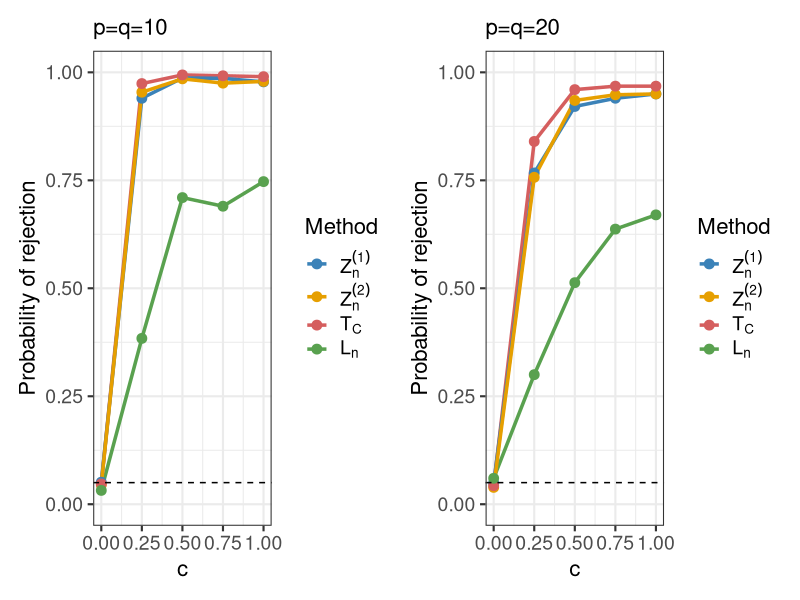
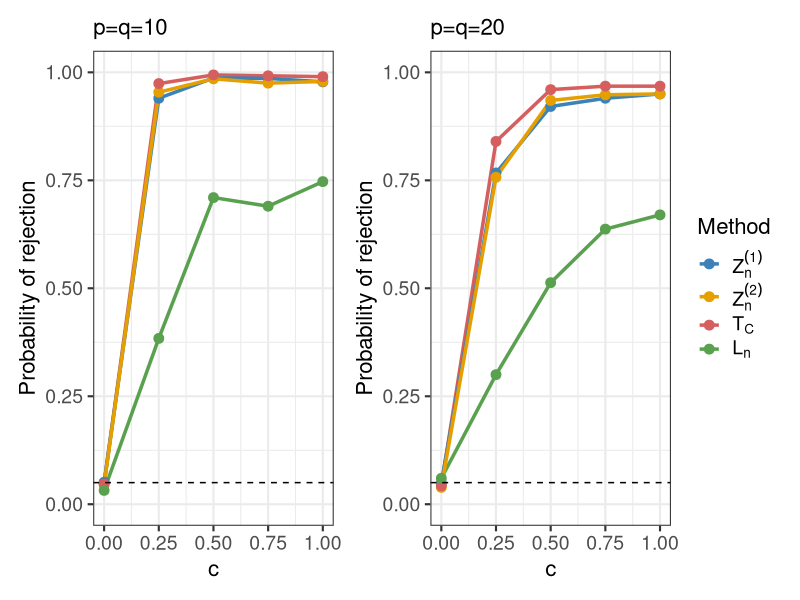

Generate these figures, in order, with R:
library(ggplot2)
library(patchwork)

df <- data.frame(
  c = rep(c(0, 0.25, 0.5, 0.75, 1), times = 8),
  value = c(
    # n=800, d=s=10：Z1, Z2, CCT, Ln
    0.051, 0.940, 0.987, 0.986, 0.978,
    0.045, 0.954, 0.985, 0.975, 0.979,
    0.047, 0.974, 0.994, 0.992, 0.990,
    0.032, 0.384, 0.710, 0.690, 0.747,
    
    # n=800, d=s=20：Z1, Z2, CCT, Ln
    0.049, 0.767, 0.921, 0.940, 0.950,
    0.039, 0.757, 0.935, 0.948, 0.950,
    0.043, 0.840, 0.960, 0.968, 0.968,
    0.060, 0.300, 0.513, 0.637, 0.670
  ),
  Method = rep(c("Z1", "Z2", "Tc", "Ln"), each = 5, times = 2),
  scenario = rep(c("d10", "d20"), each = 20)
)

# ==============================
# 字体大小参数
# ==============================
base_size        <- 16  # theme_bw 的基础字体大小
title_size       <- 16  # 子图标题字体大小
axis_title_size  <- 16  # 横纵坐标标题字体大小
axis_text_size   <- 14  # 坐标轴刻度字体大小
legend_text_size <- 14  # 图例文字字体大小
legend_title_size <- 16 # 图例标题字体大小


# my_cols <- c(
#   "Z1" = "#00BFC4",
#   "Z2" = "#E69F00",
#   "Tc" = "#F8766D"
# )

my_cols <- c(
  "Z1" = "#3B82B8",
  "Z2" = "#E69F00",
  "Tc" = "#D55E5E",
  "Ln" = "#59A14F"
)



# ==============================
# d=10 图
# ==============================
p1 <- ggplot(subset(df, scenario == "d10"),
             aes(x = c, y = value, color = Method)) +
  geom_line(linewidth = 1.2) +
  geom_point(size = 3) +
  scale_color_manual(
    values = my_cols,
    breaks = c("Z1", "Z2", "Tc", "Ln"),
    labels = c(
      expression(Z[n]^{(1)}),
      expression(Z[n]^{(2)}),
      expression(T[C]),
      expression(L[n])
    )
  )+
  geom_hline(yintercept = 0.05, linetype = "dashed") +
  scale_x_continuous(breaks = c(0, 0.25, 0.5, 0.75, 1)) +
  scale_y_continuous(limits = c(0, 1)) +
  labs(
    x = "c",   
    y = "Probability of rejection",
    title = "p=q=10"
  ) +
  theme_bw(base_size = base_size) +
  theme(
    plot.title   = element_text(size = title_size),        # 子图标题
    axis.title   = element_text(size = axis_title_size),   # 横纵坐标标题
    axis.text    = element_text(size = axis_text_size),    # 坐标轴刻度
    legend.text  = element_text(size = legend_text_size),  # 图例文字
    legend.title = element_text(size = legend_title_size)  # 图例标题
    # panel.grid = element_blank()   # 去掉网格线
    
  )

# ==============================
# d=20 图
# ==============================
p2 <- ggplot(subset(df, scenario == "d20"),
             aes(x = c, y = value, color = Method)) +
  geom_line(linewidth = 1.2) +
  geom_point(size = 3) +
  scale_color_manual(
    values = my_cols,
    breaks = c("Z1", "Z2", "Tc", "Ln"),
    labels = c(
      expression(Z[n]^{(1)}),
      expression(Z[n]^{(2)}),
      expression(T[C]),
      expression(L[n])
    )
  ) +
  geom_hline(yintercept = 0.05, linetype = "dashed") +
  scale_x_continuous(breaks = c(0, 0.25, 0.5, 0.75, 1)) +
  scale_y_continuous(limits = c(0, 1)) +
  labs(
    x = "c",
    y = "Probability of rejection",
    title = "p=q=20"
  ) +
  theme_bw(base_size = base_size) +
  theme(
    plot.title   = element_text(size = title_size),        # 子图标题
    axis.title   = element_text(size = axis_title_size),   # 横纵坐标标题
    axis.text    = element_text(size = axis_text_size),    # 坐标轴刻度
    legend.text  = element_text(size = legend_text_size),  # 图例文字
    legend.title = element_text(size = legend_title_size)  # 图例标题
    # panel.grid = element_blank()   # 去掉网格线
    
  )

# ==============================
# 拼接（横向）
# ==============================
p1 + p2


setwd("E:/PLX/回归误差-拟合优度检验0511/code/R_0904/joint_scale/different c/plot/exp(-t_val2)/")
#
p_final <- (p1 + p2) + plot_layout(guides = "collect")
#
ggsave(
  filename = "power_plot_exp(-t_val2).pdf",
  plot = p_final,
  width = 12,
  height = 5,
  units = "in",
  device = cairo_pdf   # 字体更清晰
)
